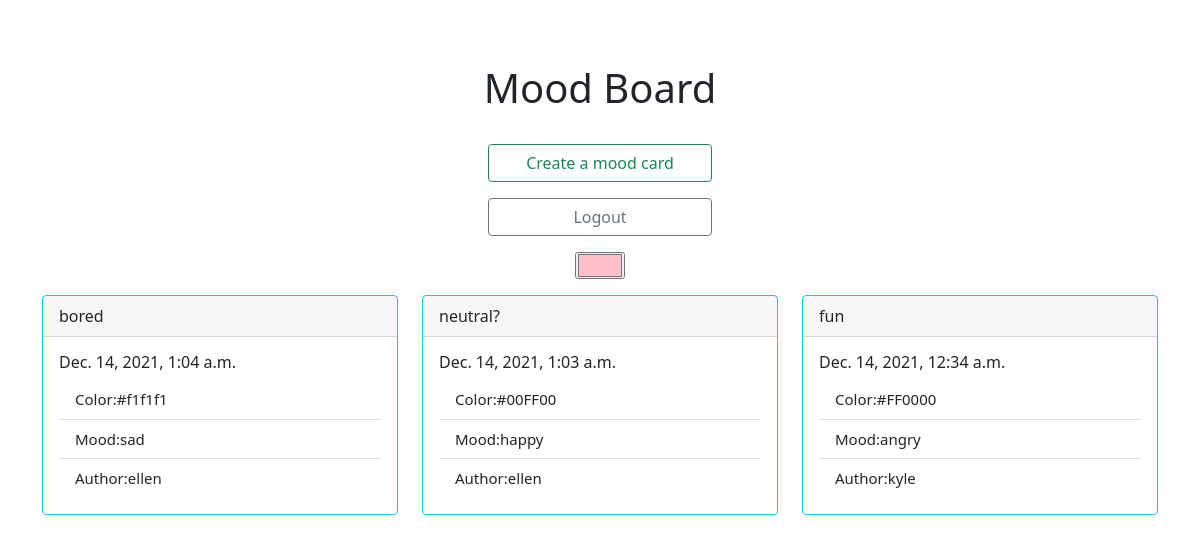
The page /cards on the database its author committed.
### main/models.py (models this page shows, shortened)
class Card(models.Model):
    color = models.CharField(max_length=200)
    spcolor = models.CharField(max_length=200)
    mood = models.CharField(max_length=200)
    body = models.TextField()
    id = models.CharField(max_length=200,primary_key=True)
    time = models.DateTimeField(auto_now_add=True, null = True)
    author = models.ForeignKey(User, on_delete=models.DO_NOTHING)
    class Meta:
        app_label = "main"

### main/views.py (the view)
# urls.py: path('cards', Page.as_view(), name='cards'),
class Page(generic.ListView):
    template_name = 'cards.html'
    context_object_name = 'cards'
    def get_queryset(self):
        return Card.objects.filter(time__lte=timezone.now()).order_by('-time')

### main/templates/cards.html (shortened to what this page needs)
<!DOCTYPE html>
<html lang= "en">
  <head>
    <link href="https://cdn.jsdelivr.net/npm/bootstrap@5.0.2/dist/css/bootstrap.min.css" rel="stylesheet">
  </head>
  <body>
    <div class= "container">
      <h1 style = "margin-top: 4rem;margin-bottom:2rem;text-align:center">Mood Board</h1>
      <a  href = "/cardnew" class="btn btn-outline-success mx-auto d-block" style = "margin-top: 1rem;margin-bottom:1rem; width:20%;">Create a mood card</a>
      <a  href = "/logout" class="btn btn-outline-secondary mx-auto d-block" style = "margin-top: 1rem;margin-bottom:1rem; width: 20%;">Logout</a>
      <input class = "mx-auto d-block" type="color" id="colorpicker" name="favcolor" value="#FFC0CB">
      <div class = "row row-cols-3" style = "margin-top: 1rem;margin-bottom:1rem;">
        {% for card in cards %}
        <div class= "col">
          <div class="card border-info mb-3">
            <div class="card-header">
              {{card.body}}
            </div>
            <div class="card-body">
              <h6 class="card-title">{{card.time}}</h6>
              <ul class="list-group list-group-flush">
                <li class="list-group-item" style="font-size:15px;">Color:#{{card.spcolor}}</li>
                <li class="list-group-item" style="font-size:15px;">Mood:{{card.mood}}</li>
                <li class="list-group-item" style="font-size:15px;">Author:{{card.author}}</li>
              </ul>
            </div>
          </div>
        </div>
        {% endfor%}
      </div>
    </div>
  </body>
</html>

### rows shown on the page
Card: body "bored", time "Dec. 14, 2021, 1:04 a.m.", spcolor "f1f1f1", mood "sad", author "ellen"
Card: body "neutral?", time "Dec. 14, 2021, 1:03 a.m.", spcolor "00FF00", mood "happy", author "ellen"
Card: body "fun", time "Dec. 14, 2021, 12:34 a.m.", spcolor "FF0000", mood "angry", author "kyle"
